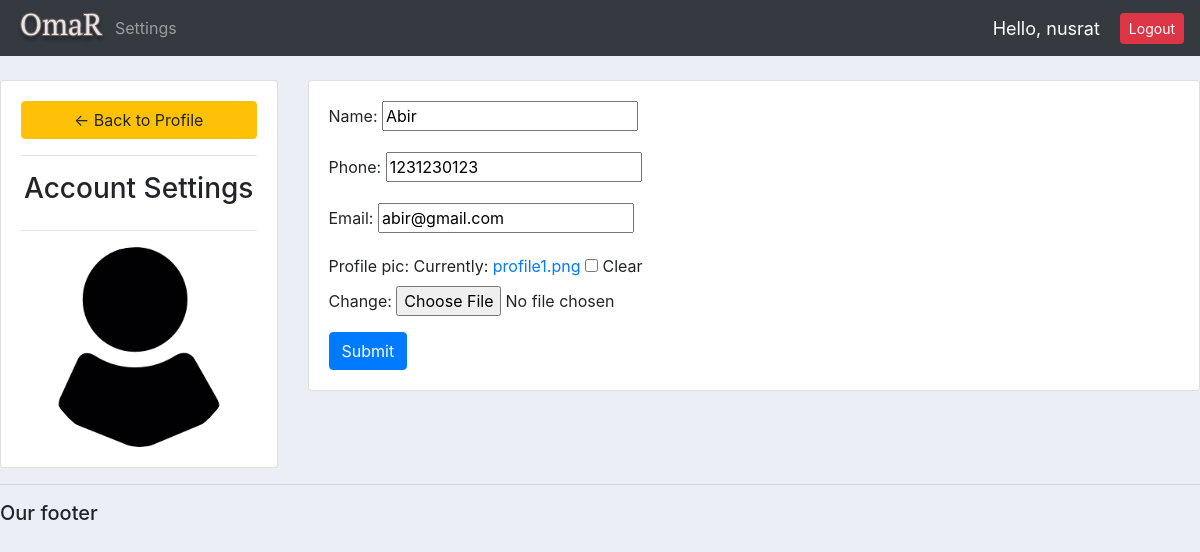
/account/ (signed in), run on the app's committed database.
### accounts/models.py (models this page shows, shortened)
class Customer(models.Model):
    user = models.OneToOneField(User, null=True, blank=True, on_delete=models.CASCADE) # one to one relationships(one customer can have one user and one user can have one customer)
    name = models.CharField(max_length=200, null=True)
    phone = models.CharField(max_length=200, null=True)
    email = models.CharField(max_length=200, null=True)
    profile_pic = models.ImageField(default="profile1.png", null=True, blank=True)
    date_created = models.DateTimeField(auto_now_add=True, null=True)

### accounts/decorators.py (the view)
        def wrapper_func(request, *args, **kwargs):
            group = None
            if request.user.groups.exists():
                group = request.user.groups.all()[0].name # index it first one by [0]
            if group in allowed_roles:     # [] admin/staff/customer what ever it is.
                return view_func(request, *args, **kwargs)
            else:
                return HttpResponse('You are not authorized to view this page')

### accounts/forms.py
class CustomerForm(ModelForm):
    class Meta:
        model = Customer
        fields = '__all__'
        exclude = ['user']

### accounts/views.py (called while the page is built)
@login_required(login_url='login')
@allowed_users(allowed_roles=['customer'])
def accountSettings(request):
    customer = request.user.customer # logged in user
    form = CustomerForm(instance=customer)
    if request.method == 'POST':
        form = CustomerForm(request.POST, request.FILES, instance=customer)
        if form.is_valid():
            form.save()
    context = {'form':form}
    return render(request, 'accounts/account_settings.html', context)

### accounts/templates/accounts/account_settings.html (shortened to what this page needs)
{%  extends 'accounts/main.html' %}
{% load static %}
{% block content %}
<br>
<div class="row">
	<div class="col-md-3">
		<div class="card card-body">
			<a class="btn btn-warning" href="{% url 'home' %}"> &#8592; Back to Profile</a>
			<hr>
			<h3 style="text-align: center">Account Settings</h3>
			<hr>
			<img class="profile-pic" src="{{request.user.customer.profile_pic.url}}" >
		</div>
	</div>
	<div class="col-md-9">
		<div class="card card-body">
			<form method="POST" action="" enctype="multipart/form-data">
				{{form.as_p}}
			<input class="btn btn-primary" type="submit" name="Update Information">
			</form>
		</div>
	</div>
</div>
{% endblock %}

### accounts/templates/accounts/navbar.html (shortened to what this page needs)
{% load static %}
<nav class="navbar navbar-expand-lg navbar-dark bg-dark">
  <a href="{% url 'home' %}"><img src="{% static 'images/logo.png' %}" alt=""></a>
  <div class="collapse navbar-collapse" id="navbarNav">
    <ul class="navbar-nav">
      {% if request.user.is_staff %}
      <li class="nav-item active">
        <a class="nav-link" href="{% url 'home' %}">Dashboard</a>
      </li>
      <li class="nav-item">
        <a class="nav-link" href="{% url 'products' %}">Products</a>
      </li>
      {% else %}
      <li class="nav-item">
        <a class="nav-link" href="{% url 'account' %}">Settings</a>
      </li>
      {% endif %}
    </ul>
  </div>
  <span id="hello-msg">Hello, {{request.user}}</span>
  <span><a class="btn btn-sm btn-danger" href="{% url 'logout' %}">Logout</a></span>
</nav>

### static/css/main.css (style rules this page uses)
body { background-color: #ebeff5; }

### accounts/templates/accounts/navbar.html (style rules this page uses)
#hello-msg { font-size: 18px; color: #fff; margin-right: 20px; }

### accounts/templates/accounts/account_settings.html (style rules this page uses)
.profile-pic { max-width: 200px; max-height:200px; margin: 0 auto; border-radius: 50%; }

### data on the page
Customer: name "Abir", phone "1231230123", email "abir@gmail.com"

### other printed values
{{ request.user }} "nusrat"
